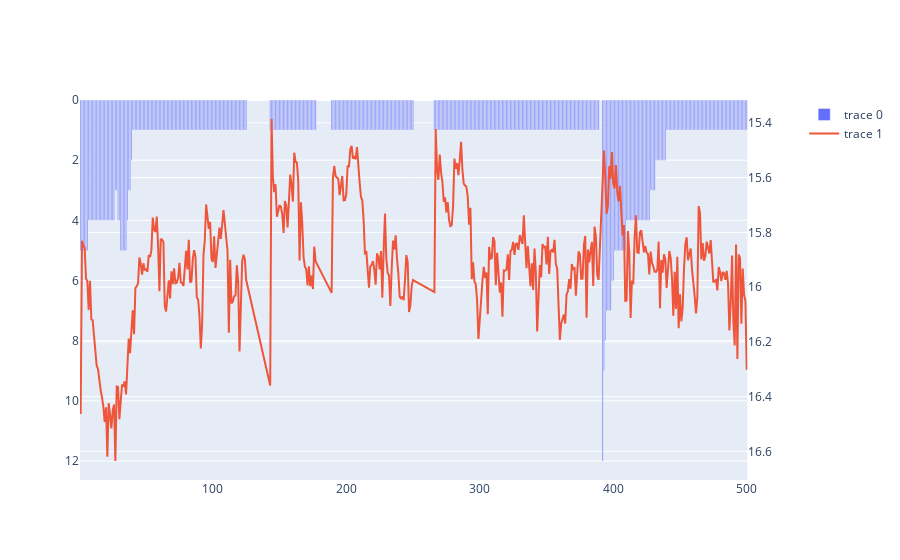

The notebook cell saved with this chart:
### Markdown cell above
## Graph: Lap Times on top of Running Position

### Code cell
print(race_laps_filtered.head(5))
laps = race_laps_filtered['Lap']
lap_time = race_laps_filtered['LapTime']
run_pos = race_laps_filtered['RunningPos']


fig = go.Figure()
fig = make_subplots(specs=[[{"secondary_y": True}]])
fig.add_bar(x=laps, y=run_pos)
fig.add_trace(go.Scatter(x=laps, y=lap_time, mode='lines'), secondary_y=True)
fig.update_yaxes(autorange='reversed')
fig.show()

### Figure 1 — Plotly figure (JSON) as saved in the notebook; plotly's stock layout.template omitted (floating-point values rounded to 4 significant figures; data arrays with more than 128 entries replaced by an {"elided": "..."} marker saying what was removed)
{"data": [{"type": "bar", "x": {"elided": "455 int values"}, "y": {"elided": "455 int values"}}, {"mode": "lines", "type": "scatter", "x": {"elided": "455 int values"}, "xaxis": "x", "y": {"elided": "455 float values"}, "yaxis": "y2"}], "layout": {"autosize": true, "xaxis": {"anchor": "y", "autorange": true, "domain": [0, 0.94], "range": [0.5, 500.5], "type": "linear"}, "yaxis": {"anchor": "x", "autorange": true, "domain": [0, 1], "range": [12.63, 0], "type": "linear"}, "yaxis2": {"anchor": "x", "autorange": true, "overlaying": "y", "range": [16.7, 15.32], "side": "right", "type": "linear"}}}
